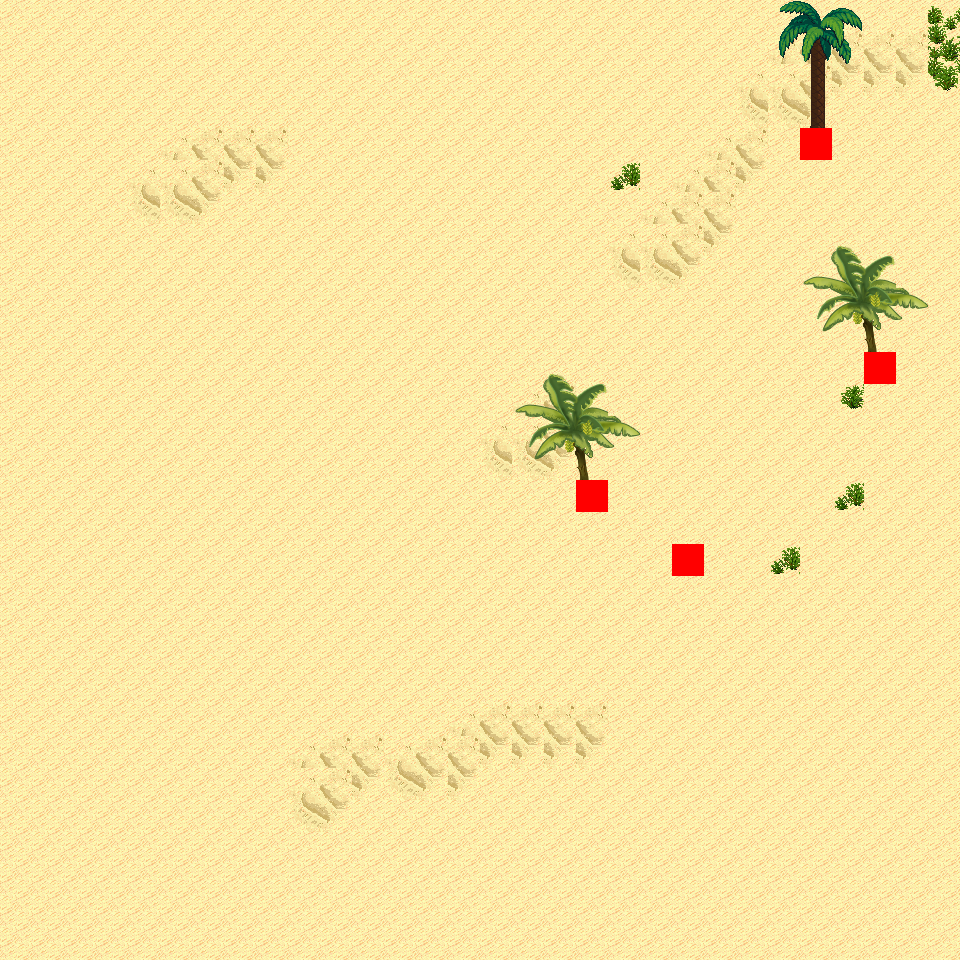

This game map was drawn from its Tiled (.tmx) file and the tilesets committed beside it. A one-line description and the trimmed map source follow:
An orthogonal 30x30 tile map with 32x32 px tiles, 6 tile layers (Ground, Object, Object2, Above, ...), 16 tilesets and 4 objects (4x mapExit).

<map version="1.0" orientation="orthogonal" renderorder="right-down" width="30" height="30" tilewidth="32" tileheight="32" nextobjectid="5">
  <tileset firstgid="1" name="tileset_logic_collision" tilewidth="32" tileheight="32" tilecount="1" columns="1">
    <image source="../drawable/tileset_logic_collision.png" width="32" height="32" />
  </tileset>
  <tileset firstgid="2" name="tileset_ground_ground" tilewidth="32" tileheight="32" tilecount="33" columns="3">
    <image source="../drawable/tileset_ground_ground.png" width="96" height="352" />
  </tileset>
  <tileset firstgid="35" name="tileset_terrain_desert" tilewidth="32" tileheight="32" tilecount="88" columns="8">
    <image source="../drawable/tileset_terrain_desert.png" width="256" height="352" />
  </tileset>
  <tileset firstgid="123" name="tileset_ground_sand_edges" tilewidth="32" tileheight="32" tilecount="15" columns="5">
    <image source="../drawable/tileset_ground_sand_edges.png" width="160" height="96" />
  </tileset>
  <tileset firstgid="138" name="tileset_ground_sand_2" tilewidth="32" tileheight="32" tilecount="15" columns="5">
    <image source="../drawable/tileset_ground_sand_2.png" width="160" height="96" />
  </tileset>
  <tileset firstgid="153" name="tileset_building_stone_ruins" tilewidth="32" tileheight="32" tilecount="72" columns="6">
    <image source="../drawable/tileset_building_stone_ruins.png" width="192" height="384" />
  </tileset>
  <tileset firstgid="225" name="tileset_item_statue_blackened_column" tilewidth="32" tileheight="32" tilecount="4" columns="1">
    <image source="../drawable/tileset_item_statue_blackened_column.png" width="32" height="128" />
  </tileset>
  <tileset firstgid="229" name="tileset_item_statue_skull_carving" tilewidth="32" tileheight="32" tilecount="4" columns="2">
    <image source="../drawable/tileset_item_statue_skull_carving.png" width="64" height="64" />
  </tileset>
  <tileset firstgid="233" name="tileset_item_statue_skullpedestal" tilewidth="32" tileheight="32" tilecount="2" columns="1">
    <image source="../drawable/tileset_item_statue_skullpedestal.png" width="32" height="64" />
  </tileset>
  <tileset firstgid="235" name="tileset_plant_tree_banana_tree" tilewidth="32" tileheight="32" tilecount="40" columns="4">
    <image source="../drawable/tileset_plant_tree_banana_tree.png" width="128" height="320" />
  </tileset>
  <tileset firstgid="275" name="tileset_plant_tree_palm_tree" tilewidth="32" tileheight="32" tilecount="6" columns="2">
    <image source="../drawable/tileset_plant_tree_palm_tree.png" width="64" height="96" />
  </tileset>
  <tileset firstgid="281" name="tileset_plant_tree_palm_trees" tilewidth="32" tileheight="32" tilecount="40" columns="4">
    <image source="../drawable/tileset_plant_tree_palm_trees.png" width="128" height="320" />
  </tileset>
  <tileset firstgid="321" name="tileset_plant_bush_large_green" tilewidth="32" tileheight="32" tilecount="9" columns="3">
    <image source="../drawable/tileset_plant_bush_large_green.png" width="96" height="96" />
  </tileset>
  <tileset firstgid="330" name="tileset_plant_cactus" tilewidth="32" tileheight="32" tilecount="2" columns="1">
    <image source="../drawable/tileset_plant_cactus.png" width="32" height="64" />
  </tileset>
  <tileset firstgid="332" name="tileset_plant_lily_pads" tilewidth="32" tileheight="32" tilecount="2" columns="1">
    <image source="../drawable/tileset_plant_lily_pads.png" width="32" height="64" />
  </tileset>
  <tileset firstgid="334" name="tileset_plant_round_cactuses" tilewidth="32" tileheight="32" tilecount="20" columns="10">
    <image source="../drawable/tileset_plant_round_cactuses.png" width="320" height="64" />
  </tileset>
  <layer name="Ground" width="30" height="30">
    <data>[900 cells, 900 non-empty, 5 distinct tile ids]</data>
  </layer>
  <layer name="Object" width="30" height="30">
    <data>[900 cells, 11 non-empty, 8 distinct tile ids]</data>
  </layer>
  <layer name="Object2" width="30" height="30">
    <data>[900 cells, 0 non-empty, 0 distinct tile ids]</data>
  </layer>
  <layer name="Above" width="30" height="30">
    <data>[900 cells, 30 non-empty, 19 distinct tile ids]</data>
  </layer>
  <layer name="Above2" width="30" height="30">
    <data>[900 cells, 0 non-empty, 0 distinct tile ids]</data>
  </layer>
  <layer name="Walkable" width="30" height="30">
    <data>[900 cells, 4 non-empty, 1 distinct tile ids]</data>
  </layer>
  <objectgroup name="MapEvents">
    <object id="1" name="north" type="mapExit" x="0" y="0" width="960" height="32">
      <properties>
        <property name="map" value="level_0_x35_y130" />
        <property name="x" value="0" />
        <property name="y" value="28" />
      </properties>
    </object>
    <object id="2" name="south" type="mapExit" x="0" y="928" width="960" height="32">
      <properties>
        <property name="map" value="level_0_x35_y132" />
        <property name="x" value="0" />
        <property name="y" value="1" />
      </properties>
    </object>
    <object id="3" name="west" type="mapExit" x="0" y="0" width="32" height="960">
      <properties>
        <property name="map" value="level_0_x34_y131" />
        <property name="x" value="28" />
        <property name="y" value="0" />
      </properties>
    </object>
    <object id="4" name="east" type="mapExit" x="928" y="0" width="32" height="960">
      <properties>
        <property name="map" value="level_0_x36_y131" />
        <property name="x" value="1" />
        <property name="y" value="0" />
      </properties>
    </object>
  </objectgroup>
</map>
